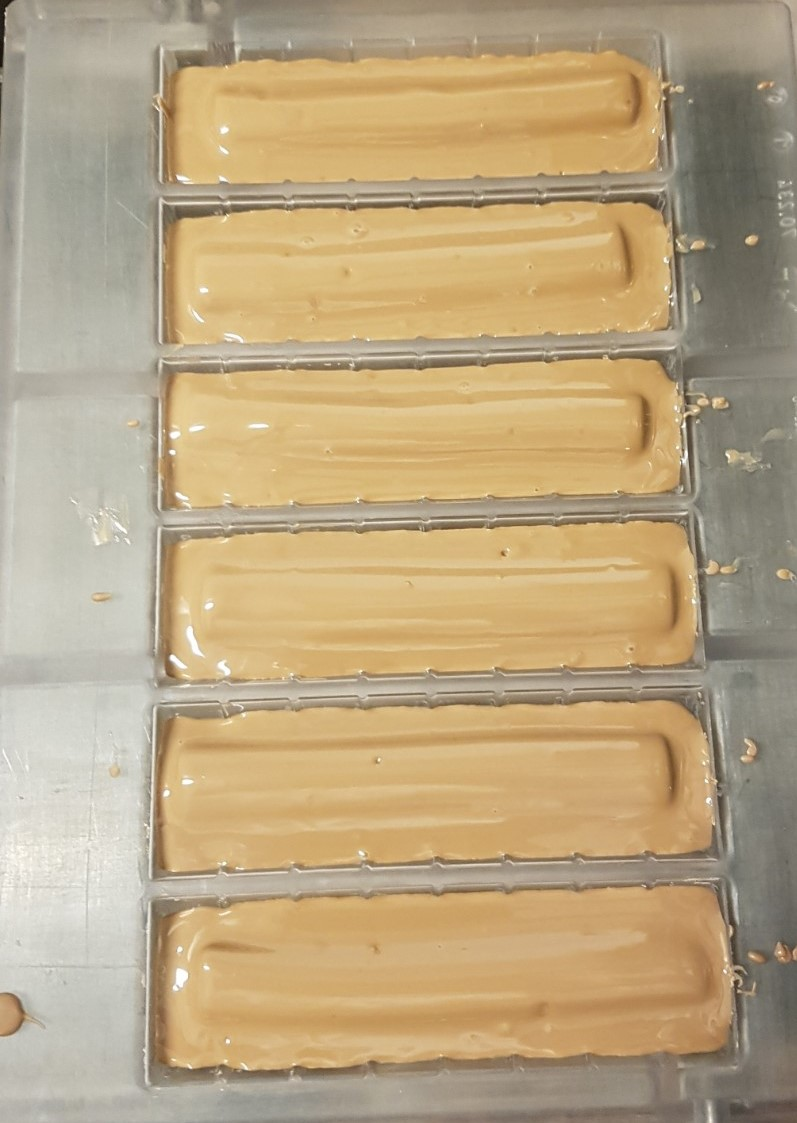
#> input picture color/raw-chocolate.jpg, 797 x 1123 px
$ python hacksol.py --image raw-chocolate.jpg
#> lines starting #> are read from the running program, lines starting #| are printed output that depends on the picture; after the words box and inside, x2 and y2 are one past the last pixel; in counts of white or black regions, pixels touching at a corner belong together
# import the necessary packages
import numpy as np
import argparse
import cv2
#from matplotlib import pyplot as plt
# construct the argument parse and parse the arguments
ap = argparse.ArgumentParser()
ap.add_argument("-i", "--image", help = "path to the image")
args = vars(ap.parse_args())
# load the image
image = cv2.imread(args["image"])
#> image is the input picture: shape (1123, 797, 3); mean B, G, R 129.8, 165.9, 186.8

# define the list of boundaries
boundaries = [
	#([17, 15, 100], [50, 56, 200])
	#([86, 31, 4], [220, 88, 50]),
	#([25, 146, 190], [62, 174, 250]),
	#([103, 86, 65], [145, 133, 128]),
	# ([0, 0, 0], [30, 30, 30])
	#([0, 0, 0], [0, 0, 0])
	#([65, 65, 65], [65, 65, 65])
	#([0, 0, 0], [200, 200, 200]),
	# ([0, 0, 0], [65, 54, 49])
    # ([134, 97, 52], [255,165,104])

	#([0, 0, 0], [0, 0, 0])
	# ([100, 100, 100], [220, 160, 160]) # ALLT NEMA BROWN
	# ([100, 180, 123], [255, 220, 173]),
	# ([180, 130, 83], [215, 180, 123])
	# ([220, 180, 123], [255, 255, 255])
	#([0, 0, 0], [40, 40, 40])
    ([0, 76, 153], [180, 180, 255]),
	([0, 100, 75], [5, 76, 100])
]


# loop over the boundaries
for (lower, upper) in boundaries:
	# create NumPy arrays from the boundaries
	lower = np.array(lower, dtype = "uint8")
	upper = np.array(upper, dtype = "uint8")
	num_whites = np.sum(image <= 200)
	num_blacks = np.sum(image == 0)

	print('Number of total pixels: ',num_whites)
	print('Number of black pixels: ',num_blacks)
	print("Lower: ", lower)
	print("Upper: ", upper)

	dst = cv2.inRange(image, lower,upper)
	print("array? ", dst)
	no_red = cv2.countNonZero(dst)
	print('The number of black pixels: ',no_red)

	all_pixels = cv2.inRange(image, np.array([0, 0, 0], dtype = "uint8"), np.array([255, 255, 255], dtype = "uint8"))
	total_pixel_num = float(cv2.countNonZero(all_pixels))

	print('The ratio: ', no_red/total_pixel_num)

	# test = image.total()
	# print("TEEEESSST: ", test)
	# find the colors within the specified boundaries and apply
	# the mask
	mask = cv2.inRange(image, lower, upper)
	output = cv2.bitwise_and(image, image, mask = mask)
	# show the images

	the_ratio = "The black pixel ratio: " + str(round((no_red/total_pixel_num)*100,2)) + "%"

	cv2.putText(image, the_ratio, (10, 30), cv2.FONT_HERSHEY_SIMPLEX, 0.7, (0, 0, 0), 2)
	cv2.imshow("Original",image)
	cv2.imshow("images", np.hstack([image, output]))
	#print('The hstack:')
	#print(np.hstack([image, output]))
	cv2.imshow("images", mask)
	cv2.waitKey(0)
#> this loop made 2 passes
#> (num_whites, num_blacks, no_red, total_pixel_num, the_ratio) on passes 1 to 2: (2132331, 0, 421073, 895031, 'The black pixel ratio: 47.05%'), (2132331, 6288, 0, 895031, 'The black pixel ratio: 0.0%')
#> (printed output is left out)
#> pass 1, `dst = cv2.inRange(image, lower,upper)`:
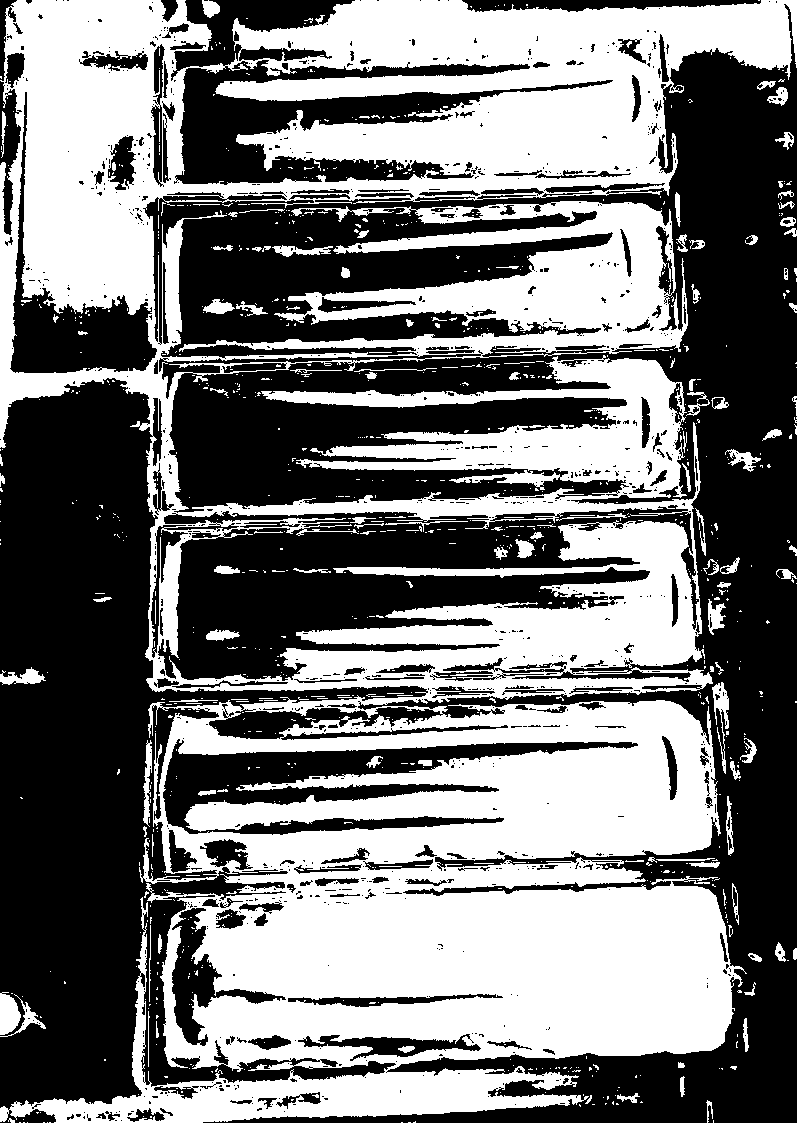
#> dst: shape (1123, 797); 47% white; 958 white regions (827 under 20 px), largest, box (x1, y1, x2, y2) and area: (0, 0, 797, 1123) 406214, (0, 992, 21, 1035) 665, (712, 682, 729, 774) 553
#> pass 1, `output = cv2.bitwise_and(image, image, mask = mask)`:
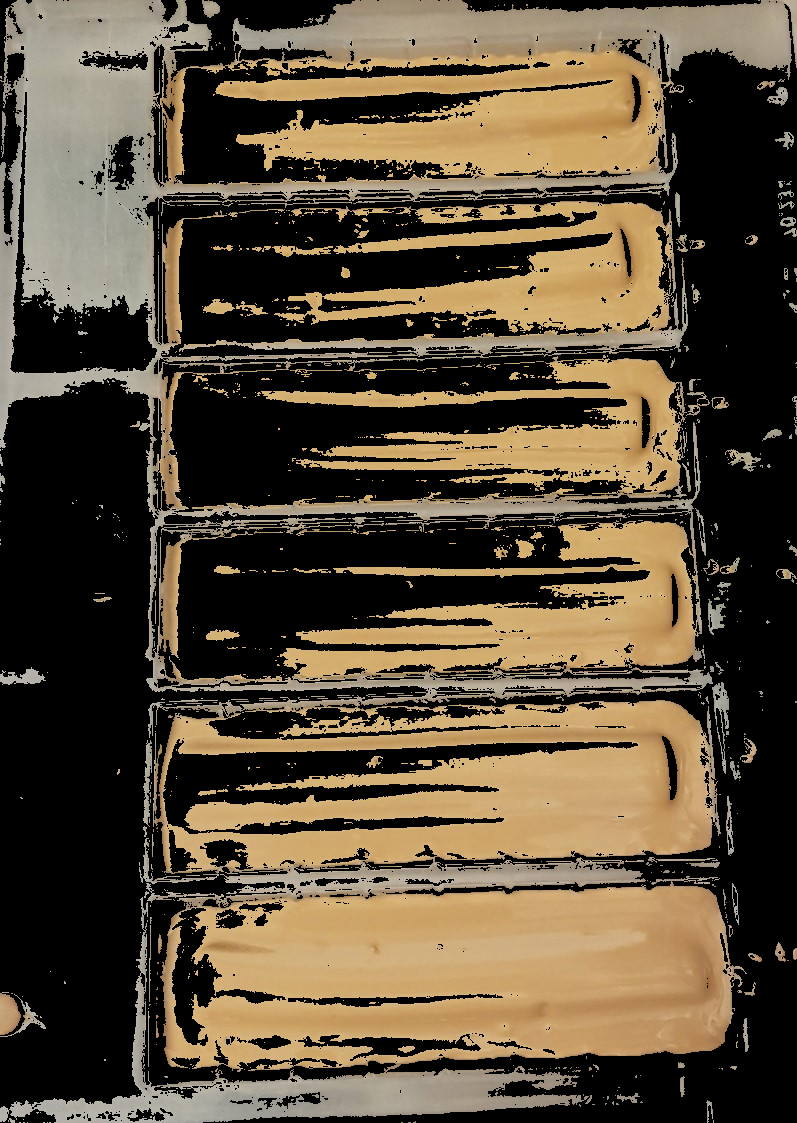
#> output: shape (1123, 797, 3); mean B, G, R 56.8, 77, 90.1
#> pass 1, `cv2.imshow("Original",image)`:
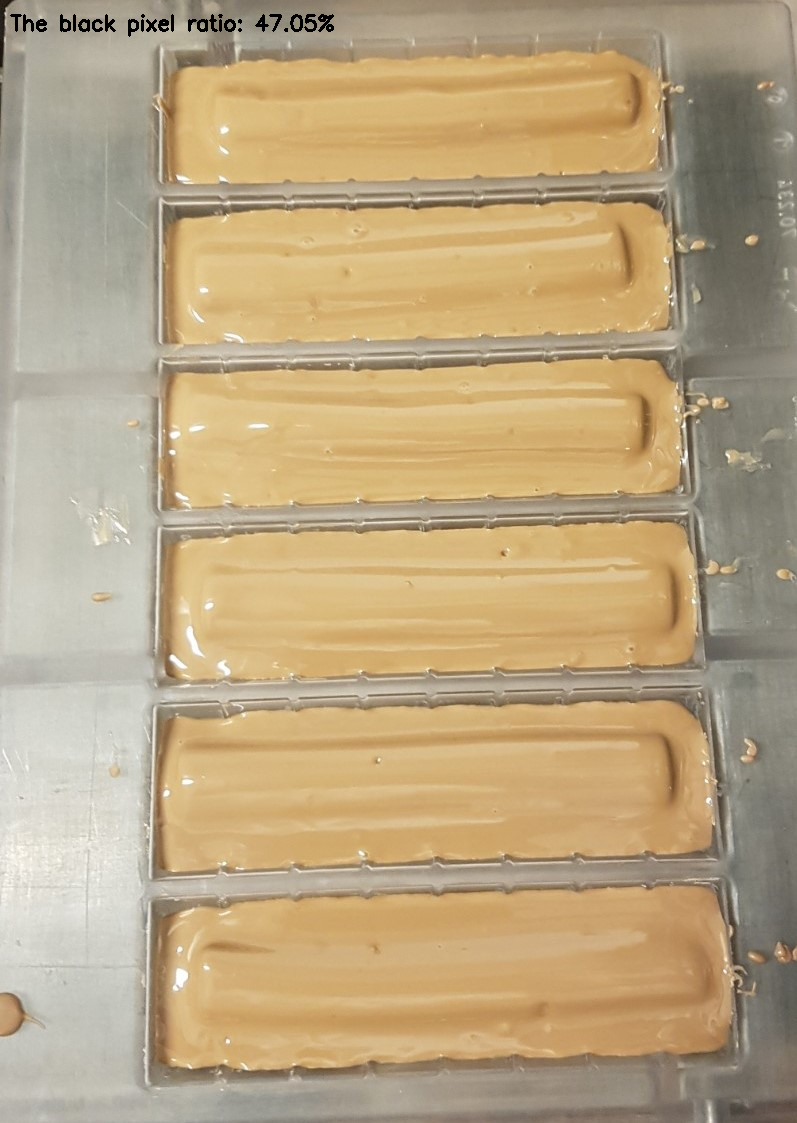
#> window 'Original': shape (1123, 797, 3); mean B, G, R 129.5, 165.5, 186.5
#> after the loop: dst: shape (1123, 797); every value is 0
#> after the loop:
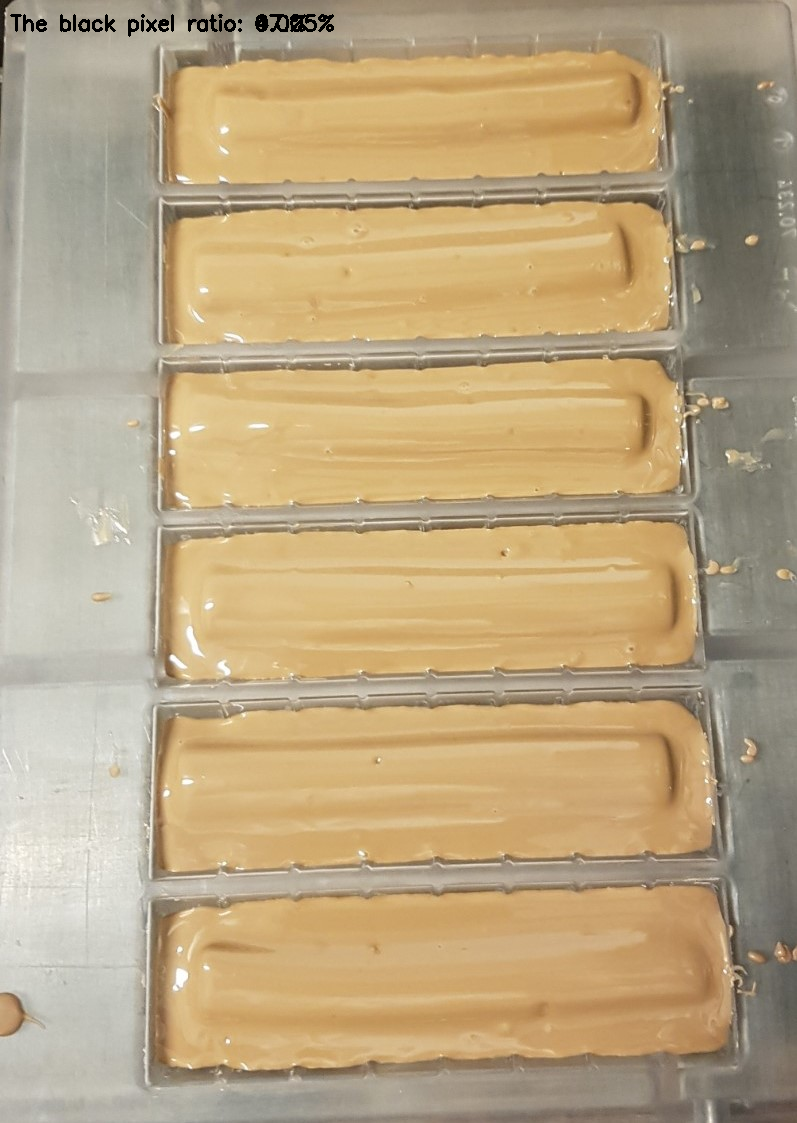
#> image: shape (1123, 797, 3); 0.26% of pixels changed, all inside (x1, y1, x2, y2) = (10, 14, 334, 37)

$ run again, on color/d-chocolate.jpg
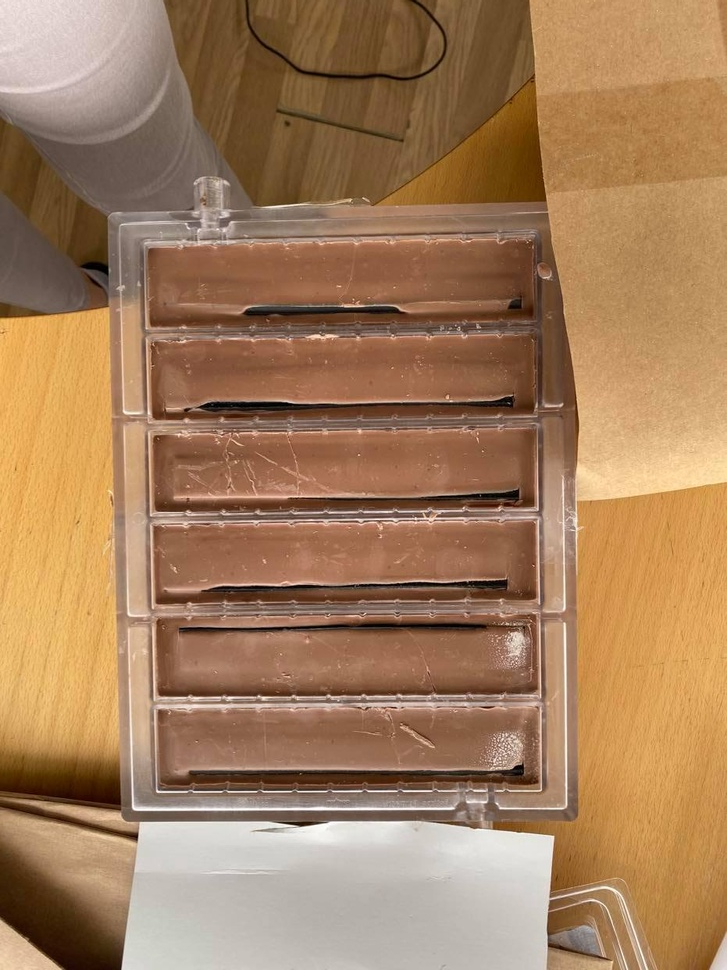
#> input picture color/d-chocolate.jpg, 727 x 970 px, shrunk from 931 x 1242 before the run
#> image is the input picture: shape (970, 727, 3); mean B, G, R 92.1, 126.3, 163.4
#> the loop `for (lower, upper) in boundaries:` made 2 passes
#> (num_whites, num_blacks, no_red, total_pixel_num, the_ratio) on passes 1 to 2: (1870112, 4632, 323099, 705190, 'The black pixel ratio: 45.82%'), (1871717, 11079, 0, 705190, 'The black pixel ratio: 0.0%')
#> (printed output is left out)
#> pass 1, `dst = cv2.inRange(image, lower,upper)`:
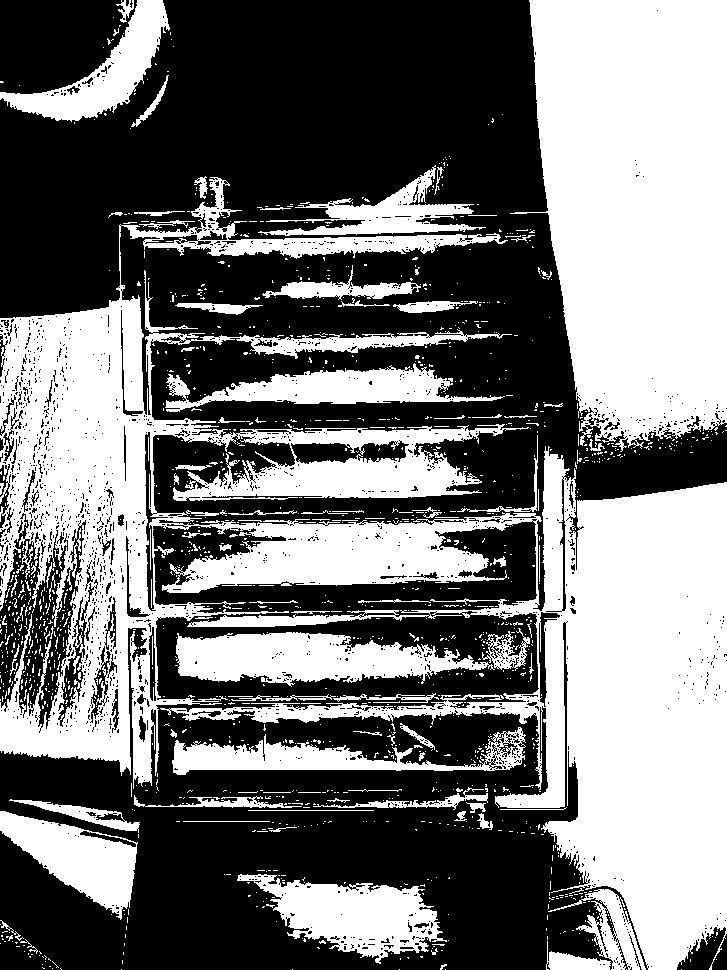
#> dst: shape (970, 727); 45.8% white; 1374 white regions (1264 under 20 px), largest, box (x1, y1, x2, y2) and area: (0, 177, 727, 970) 175575, (510, 0, 727, 452) 75599, (176, 632, 495, 687) 10786
#> after the loop `for (lower, upper) in boundaries:`:
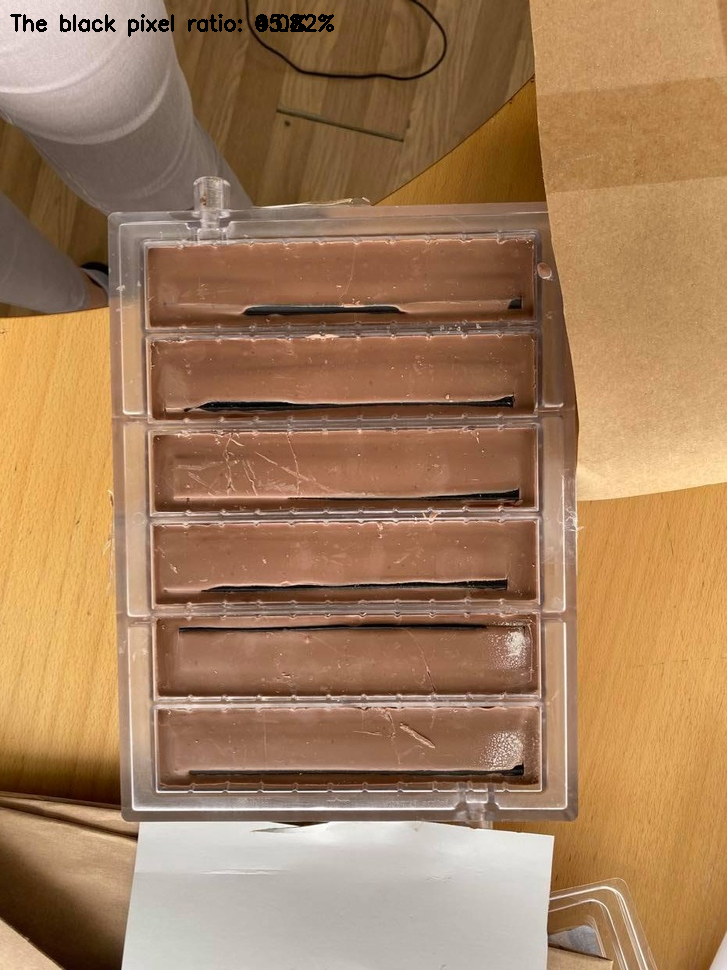
#> image: shape (970, 727, 3); 0.34% of pixels changed, all inside (x1, y1, x2, y2) = (10, 14, 334, 37)
